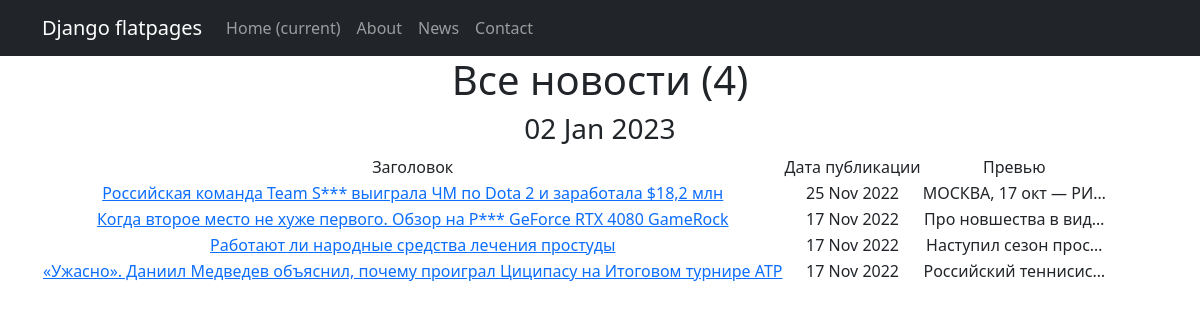
The app's page /newspaper/, older data.
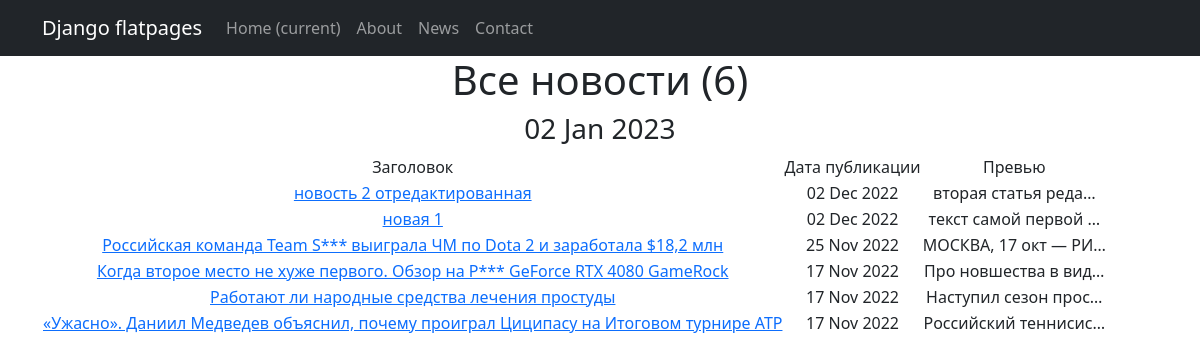
The same page, newer data.
### news_app/models.py (models this page shows, shortened)
class Post(models.Model):
    date_time_in = models.DateTimeField(auto_now_add=True)
    is_news = models.BooleanField(default=True)  # True - новость, False - статья
    title = models.CharField(max_length=255)
    text = models.TextField()
    rating = models.IntegerField(default=0)
    author = models.ForeignKey('Author', on_delete=models.CASCADE)
    category = models.ManyToManyField('Category', through='PostCategory')

### news_app/views.py (the view)
# urls.py: path('', PostList.as_view(), name='news_list'),
class PostList(ListView):
    model = Post
    ordering = '-date_time_in'
    template_name = 'news_list.html'
    context_object_name = 'news_list'
    paginate_by = 10
    def get_queryset(self):
        queryset = super().get_queryset()
        self.filterset = PostFilter(self.request.GET, queryset)
        return self.filterset.qs
    def get_context_data(self, **kwargs):
        context = super().get_context_data(**kwargs)
        context['filterset'] = self.filterset
        return context

### news_app/templatetags/custom_filters.py (called while the page is built)
@register.filter()
def censor(value):
   try:
      if not isinstance(value, str):
         raise CensorException("Error: is not a text")
      for word in CENSORED_WORDS:
         if word in value:
            value = value.replace(word, word[:1]+"***")
         if word.capitalize() in value:
            value = value.replace(word.capitalize(), word.capitalize()[:1]+"***")
      return value
   except CensorException as e:
      print (e)

### news_app/templatetags/custom_tags.py (called while the page is built)
@register.simple_tag()
def current_time(format_string='%b %d %Y'):
   return datetime.utcnow().strftime(format_string)

### templates/news_list.html (shortened to what this page needs)
{% extends 'flatpages/default.html' %}
{% load custom_filters %}
{% load custom_tags %}
{% block content %}
   <h1>Все новости ({{ news_list | length }})</h1>
    <h3>{% current_time '%d %b %Y' %}</h3>
   {% if news_list %}
       <table>
           <tr>
               <td>Заголовок</td>
               <td>Дата публикации</td>
               <td>Превью</td>
           </tr>
           {% for news in news_list %}
           <tr>
               <td><a href="{{ news.id }}">{{ news.title|censor }}</a></td>
               <td>{{ news.date_time_in | date:'d M Y' }}</td>
               <td>{{ news.text | truncatechars:20 }}</td>
           </tr>
           {% endfor %}
       </table>
   {% else %}
       <h2>Новостей нет!</h2>
   {% endif %}
{% endblock content %}

Row changes from the older to the newer data that the page shows:
added Post: title|censor "новость 2 отредактированная", date_time_in "02 Dec 2022", text "вторая статья реда…"
added Post: title|censor "новая 1", date_time_in "02 Dec 2022", text "текст самой первой …"
Text that changed along with them:
{{ news_list | length }}: "4" → "6"
